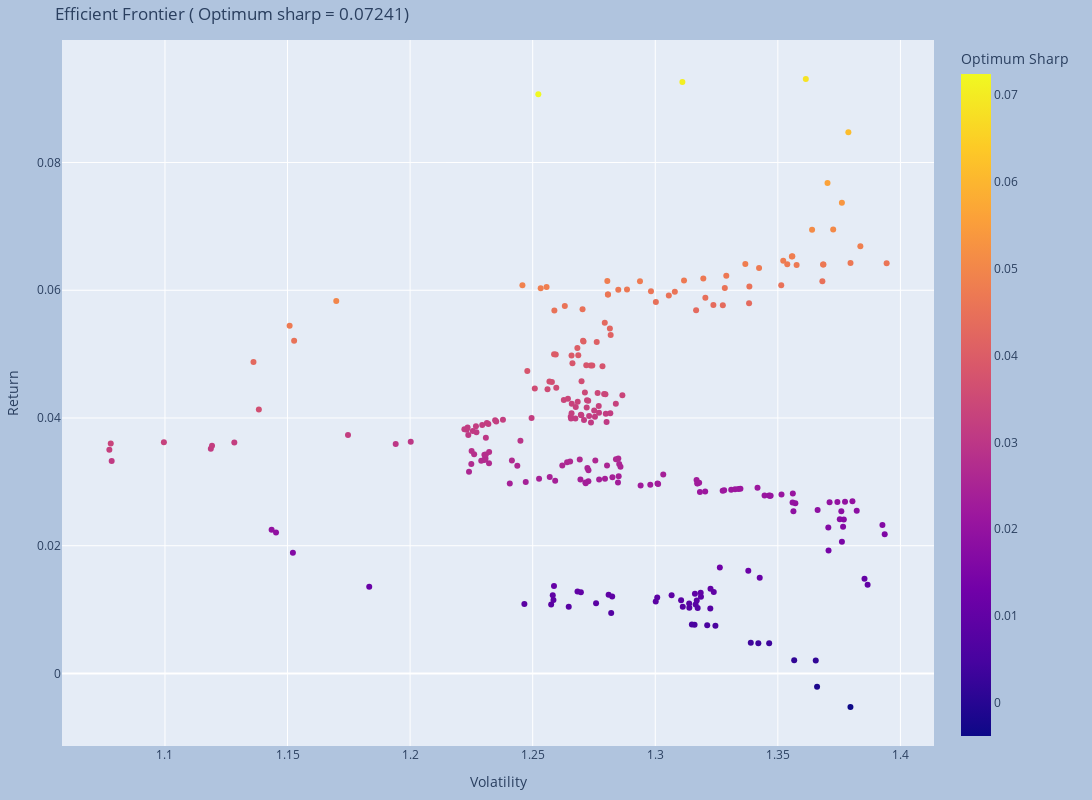

The notebook cell saved with this chart:
### Markdown cell above
### Frontier Visualization

### Code cell
fig = px.scatter(df_frontier_data, x = 'Volatility', y = 'Return', width=1200, height=800, color='Optimum Sharp', title='Efficient Frontier ' + '( Optimum sharp = ' + str(round(max(df_frontier_data['Optimum Sharp']), 5)) + ')')
fig.update_layout(margin=dict(l=40, r=40, t=40, b=20), paper_bgcolor="LightSteelBlue")
fig.show()

### Figure 1 — Plotly figure (JSON) as saved in the notebook; plotly's stock layout.template omitted (floating-point values rounded to 4 significant figures; data arrays with more than 128 entries replaced by an {"elided": "..."} marker saying what was removed)
{"data": [{"hovertemplate": "Volatility=%{x}<br>Return=%{y}<br>Optimum Sharp=%{marker.color}<extra></extra>", "legendgroup": "", "marker": {"color": {"elided": "262 float values"}, "coloraxis": "coloraxis", "symbol": "circle"}, "mode": "markers", "name": "", "orientation": "v", "showlegend": false, "type": "scatter", "x": {"elided": "262 float values"}, "xaxis": "x", "y": {"elided": "262 float values"}, "yaxis": "y"}], "layout": {"coloraxis": {"colorbar": {"title": {"text": "Optimum Sharp"}}, "colorscale": [[0, "#0d0887"], [0.1111, "#46039f"], [0.2222, "#7201a8"], [0.3333, "#9c179e"], [0.4444, "#bd3786"], [0.5556, "#d8576b"], [0.6667, "#ed7953"], [0.7778, "#fb9f3a"], [0.8889, "#fdca26"], [1, "#f0f921"]]}, "height": 800, "legend": {"tracegroupgap": 0}, "margin": {"b": 20, "l": 40, "r": 40, "t": 40}, "paper_bgcolor": "LightSteelBlue", "title": {"text": "Efficient Frontier ( Optimum sharp = 0.07241)"}, "width": 1200, "xaxis": {"anchor": "y", "domain": [0, 1], "title": {"text": "Volatility"}}, "yaxis": {"anchor": "x", "domain": [0, 1], "title": {"text": "Return"}}}}
